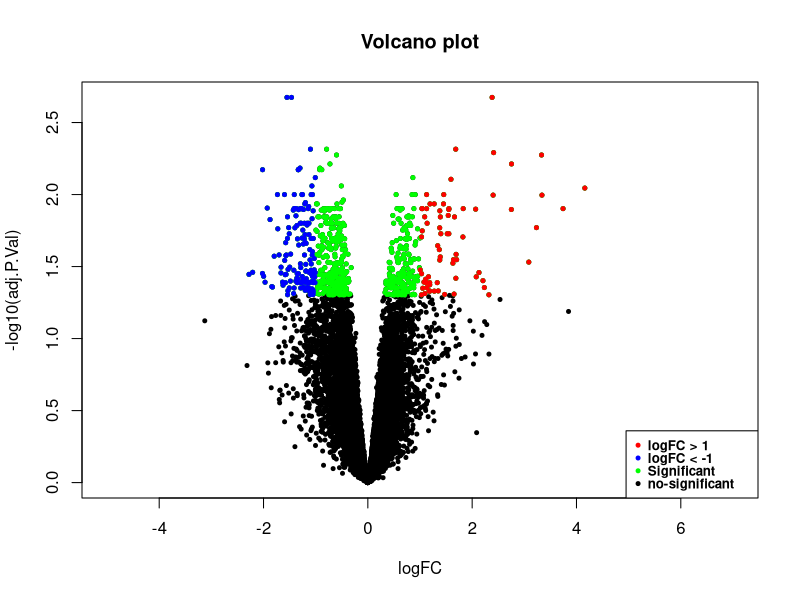

Recreate this plot in R.

library(calibrate)
library(readxl)

cat('\014')
setwd("F:\\Bio_WorkShop\\LBB\\3-DEG")
res = read.csv("DEG_FullFC.csv");

# Make a basic volcano plot
jpeg("Volcano_Plot.jpg", width = 9, height = 5, units = 'in',  res = 500)

with(res, plot(logFC, -log10(adj.P.Val), pch=20, main="Volcano plot", xlim=c(-5,7), cex=.8))
with(subset(res, adj.P.Val<.05), points(logFC, -log10(adj.P.Val), pch=20, col="green", cex=0.8))
with(subset(res, adj.P.Val<.05 & logFC > 1), points(logFC, -log10(adj.P.Val), pch=20, col="red", cex=0.8))
with(subset(res, adj.P.Val<.05 & logFC< -1), points(logFC, -log10(adj.P.Val), pch=20, col="blue", cex=0.8))

legend("bottomright", legend=c("logFC > 1", "logFC < -1","Significant","no-significant"),
       col=c("red", "blue","green","black"),  pch=20, cex=0.8,text.width = 2,text.font = 2, x.intersp=0.8, y.intersp=0.8)

dev.off()
